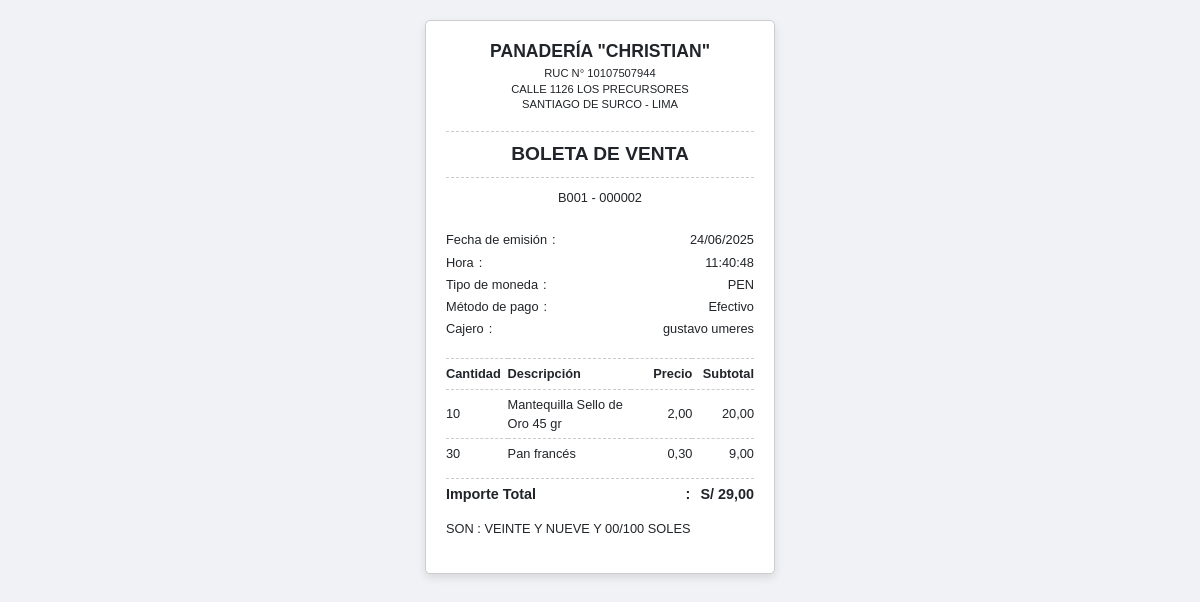
Screenshot of /panaderia/boletas/ver/2/ (signed in) with the database file from the repository.
### gestion_ventas/models.py (models this page shows, shortened)
class Boleta(models.Model):
    id = models.AutoField(primary_key=True)
    fecha_emision = models.DateField()
    hora_emision = models.TimeField()
    metodo_pago = models.CharField(max_length=50)
    monto_total = models.DecimalField(max_digits=10, decimal_places=2)
    empleado = models.ForeignKey(Usuario, on_delete=models.CASCADE)
    estado = models.IntegerField(default=1)

class Usuario(models.Model):
    ESTADO_CHOICES = [
        (0, 'Inactivo'),
        (1, 'Activo'),
    ]
    id = models.AutoField(primary_key=True)
    username = models.CharField(max_length=30, unique=True)
    nombre = models.CharField(max_length=50)
    apellido = models.CharField(max_length=50)
    dni = models.IntegerField(unique=True)
    contrasena_hash = models.CharField(max_length=255)
    fecha_creacion = models.DateTimeField(default=timezone.now)
    estado = models.IntegerField(choices=ESTADO_CHOICES, default=1)

class DetalleBoleta(models.Model):
    id_boleta = models.ForeignKey(Boleta, on_delete=models.CASCADE)
    codigo_producto = models.ForeignKey(Producto, on_delete=models.CASCADE)
    cantidad = models.IntegerField()
    precio_unitario_venta = models.DecimalField(max_digits=10, decimal_places=2)
    monto_parcial = models.DecimalField(max_digits=10, decimal_places=2)
    class Meta:
        unique_together = (('id_boleta', 'codigo_producto'),)
        verbose_name = "Detalle de Boleta"
        verbose_name_plural = "Detalles de Boleta"

class Producto(models.Model):
    ESTADO_CHOICES = [
        (0, 'Inactivo'),
        (1, 'Activo'),
    ]
    codigo_producto = models.CharField(primary_key=True, max_length=10) # Ej: P001, A001
    nombre_producto = models.CharField(max_length=255)
    precio_unitario = models.DecimalField(max_digits=10, decimal_places=2)
    stock = models.IntegerField()
    categoria = models.ForeignKey(Categoria, on_delete=models.CASCADE)
    estado = models.IntegerField(choices=ESTADO_CHOICES, default=1)

### gestion_ventas/views.py (the view)
# urls.py: path('boletas/ver/<int:boleta_id>/', views.ver_boleta, name='ver_boleta'),
@login_required(login_url='gestion_ventas:acceso_denegado')
def ver_boleta(request, boleta_id):
    boleta, error_boleta = ejecutar_consulta_segura(lambda: get_object_or_404(Boleta, pk=boleta_id))
    if error_boleta:
        return error_bd(request, error_boleta)
    detalles_boleta, error_detalles = ejecutar_consulta_segura(lambda: boleta.detalleboleta_set.select_related('codigo_producto'))
    if error_detalles:
        return error_bd(request, error_detalles)
    context = {
        'boleta': boleta,
        'detalles_boleta': detalles_boleta,
        'importe_letras': numero_a_letras(boleta.monto_total)
    }
    return render(request, 'modulo_ventas/TemplateBoletaVenta.html', context)

### gestion_ventas/context_processors.py (called while the page is built)
def menu_privilegios(request):
    privilegios_usuario = set()
    if request.user.is_authenticated:
        try:
            privilegios_obj = UsuarioPrivilegio.objects.filter(
                usuario__username=request.user.username
            ).select_related('privilegio') # select_related optimiza la consulta
            privilegios_usuario = {up.privilegio.nombre for up in privilegios_obj}
        except Exception:
            pass
    return {
        'user_privilegios': privilegios_usuario
    }

### gestion_ventas/views.py (called while the page is built)
def ejecutar_consulta_segura(consulta_func):
    error_en_bd = None
    resultado = None
    try:
        resultado = consulta_func()
    except (OperationalError, IntegrityError, DatabaseError) as e:
        logger.error(f"DATABASE ERROR caught in ejecutar_consulta_segura: {e}")
        logger.error(traceback.format_exc())
        error_en_bd = e # Pass the original exception object
    except Exception as e:
        logger.error(f"GENERAL ERROR caught in ejecutar_consulta_segura: {e}")
        logger.error(traceback.format_exc())
        error_en_bd = e # Pass the original exception object
    return resultado, error_en_bd

### gestion_ventas/templates/modulo_ventas/TemplateBoletaVenta.html (shortened to what this page needs)
<!DOCTYPE html>
<html lang="es">
<head>
    <link href="https://cdn.jsdelivr.net/npm/bootstrap@5.3.0/dist/css/bootstrap.min.css" rel="stylesheet">
</head>
<body>
    <div class="boleta-container">
        <div class="header-section">
            <h4 class="fw-bold">PANADERÍA "CHRISTIAN"</h4>
            <p>RUC N° 10107507944</p>
            <p>CALLE 1126 LOS PRECURSORES</p>
            <p>SANTIAGO DE SURCO - LIMA</p>
        </div>
        <div class="boleta-title">BOLETA DE VENTA</div>
        <div class="boleta-title numero">B001 - {{ boleta.id|stringformat:"06d" }}</div>
        <div class="boleta-details">
            <div class="info-row">
                <span class="label">Fecha de emisión</span> : <span class="value">{{ boleta.fecha_emision|date:"d/m/Y" }}</span>
            </div>
            <div class="info-row">
                <span class="label">Hora</span> : <span class="value">{{ boleta.hora_emision|time:"H:i:s" }}</span>
            </div>
            <div class="info-row">
                <span class="label">Tipo de moneda</span> : <span class="value">PEN</span>
            </div>
            <div class="info-row">
                <span class="label">Método de pago</span> : <span class="value">{{ boleta.metodo_pago }}</span>
            </div>
            <div class="info-row">
                <span class="label">Cajero</span> : <span class="value">{{ boleta.empleado.nombre }} {{ boleta.empleado.apellido }}</span>
            </div>
        </div>
        <table class="items-table">
            <thead>
                <tr>
                    <th>Cantidad</th>
                    <th>Descripción</th>
                    <th>Precio</th>
                    <th>Subtotal</th>
                </tr>
            </thead>
            <tbody>
                {% for detalle in detalles_boleta %}
                <tr>
                    <td>{{ detalle.cantidad }}</td>
                    <td>{{ detalle.codigo_producto.nombre_producto }}</td>
                    <td>{{ detalle.precio_unitario_venta|floatformat:2 }}</td>
                    <td>{{ detalle.monto_parcial|floatformat:2 }}</td>
                </tr>
                {% empty %}
                <tr>
                    <td colspan="4" style="text-align: center;">No hay productos en esta boleta.</td>
                </tr>
                {% endfor %}
            </tbody>
        </table>
        <div class="summary-section">
            <div class="summary-row total">
                <span class="label">Importe Total</span> : <span class="value">S/ {{ boleta.monto_total|floatformat:2 }}</span>
            </div>
        </div>
        <p class="importe-letras">SON : {{ importe_letras|upper }}</p>
    </div>
</body>
</html>

### gestion_ventas/templates/modulo_ventas/TemplateBoletaVenta.html (style rules this page uses)
body { font-family: Arial, sans-serif; background-color: #f0f2f5; display: flex; flex-direction: column; justify-content: flex-start; align-items: center; min-height: 100vh; padding: 20px; }
.boleta-container { width: 100%; max-width: 350px; background-color: #fff; border: 1px solid #ccc; padding: 20px; box-shadow: 0 4px 8px rgba(0, 0, 0, 0.1); border-radius: 5px; margin-bottom: 20px; }
.header-section { text-align: center; margin-bottom: 20px; }
.header-section h4 { font-size: 1.1em; margin-bottom: 5px; font-weight: bold; }
.header-section p { font-size: 0.7em; line-height: 1.2; margin-bottom: 2px; }
.boleta-title { text-align: center; font-size: 1.2em; font-weight: bold; margin: 15px 0 10px 0; border-top: 1px dashed #ccc; border-bottom: 1px dashed #ccc; padding: 8px 0; }
.boleta-title.numero { font-size: 0.8em; font-weight: normal; margin-top: -8px; margin-bottom: 15px; border: none; }
.info-row { display: flex; justify-content: space-between; font-size: 0.8em; margin-bottom: 3px; }
.info-row .label { font-weight: normal; flex-shrink: 0; margin-right: 5px; }
.info-row .value { font-weight: normal; text-align: right; flex-grow: 1; }
.items-table { width: 100%; border-collapse: collapse; margin-top: 20px; font-size: 0.8em; }
.items-table th, .items-table td { border-top: 1px dashed #ccc; border-bottom: none; padding: 5px 0; text-align: center; }
.items-table th:first-child, .items-table td:first-child { text-align: left; width: 20%; }
.items-table th:nth-child(2), .items-table td:nth-child(2) { text-align: left; }
.items-table th:nth-child(3), .items-table td:nth-child(3) { text-align: right; width: 20%; }
.items-table th:nth-child(4), .items-table td:nth-child(4) { text-align: right; width: 20%; }
.items-table thead th { font-weight: bold; border-bottom: 1px dashed #ccc; }
.summary-row { display: flex; justify-content: space-between; font-size: 0.8em; margin-top: 5px; border-top: 1px dashed #ccc; padding-top: 5px; }
.summary-row.total { font-weight: bold; font-size: 0.9em; margin-top: 10px; border-top: 1px dashed #ccc; padding-top: 5px; }
.summary-row .label { text-align: left; flex-grow: 1; }
.summary-row .value { text-align: right; flex-shrink: 0; margin-left: 10px; }
.importe-letras { font-size: 0.8em; text-align: left; margin-top: 15px; line-height: 1.3; }

### rows the page displays
Boleta: id "000002", fecha_emision "24/06/2025", hora_emision "11:40:48", metodo_pago "Efectivo", empleado.nombre "gustavo", empleado.apellido "umeres", monto_total "29,00"
DetalleBoleta: cantidad "10", codigo_producto.nombre_producto "Mantequilla Sello de Oro 45 gr", precio_unitario_venta "2,00", monto_parcial "20,00"
DetalleBoleta: cantidad "30", codigo_producto.nombre_producto "Pan francés", precio_unitario_venta "0,30", monto_parcial "9,00"

### other values shown
{{ importe_letras|upper }} "VEINTE Y NUEVE Y 00/100 SOLES"
